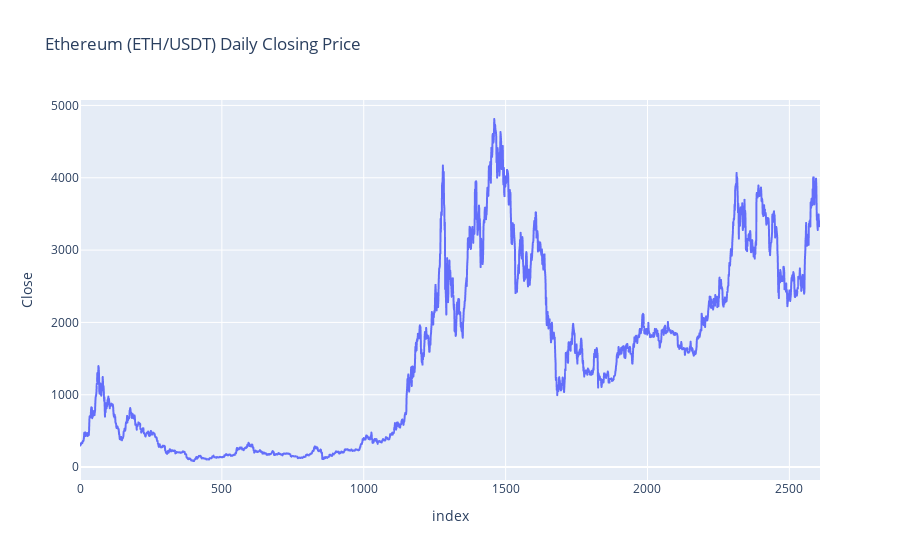

Notebook cell for this chart:
### Code cell
import plotly.express as px

px.line(eth_data, x=eth_data.index, y='Close', title='Ethereum (ETH/USDT) Daily Closing Price')

### Figure 1 — Plotly figure (JSON) as saved in the notebook; plotly's stock layout.template omitted (floating-point values rounded to 4 significant figures; data arrays with more than 128 entries replaced by an {"elided": "..."} marker saying what was removed)
{"data": [{"hovertemplate": "index=%{x}<br>Close=%{y}<extra></extra>", "legendgroup": "", "line": {"color": "#636efa", "dash": "solid"}, "marker": {"symbol": "circle"}, "mode": "lines", "name": "", "showlegend": false, "type": "scattergl", "x": {"elided": "2609 int values"}, "xaxis": "x", "y": {"elided": "2609 float values"}, "yaxis": "y"}], "layout": {"legend": {"tracegroupgap": 0}, "title": {"text": "Ethereum (ETH/USDT) Daily Closing Price"}, "xaxis": {"anchor": "y", "domain": [0, 1], "title": {"text": "index"}}, "yaxis": {"anchor": "x", "domain": [0, 1], "title": {"text": "Close"}}}}
